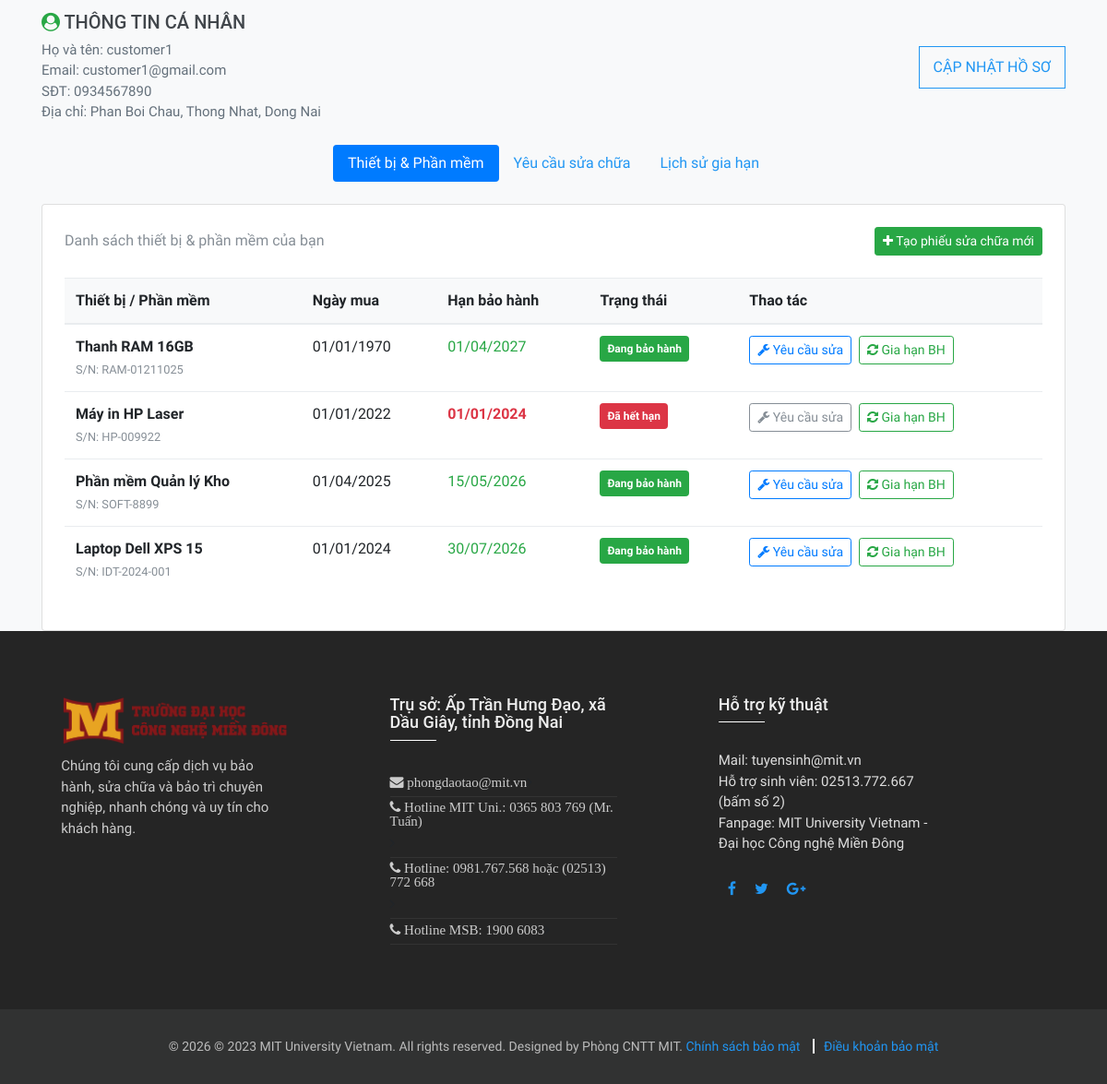
/frontend/khachhang.php (signed in, lower part), run on an earlier commit of the app's database.
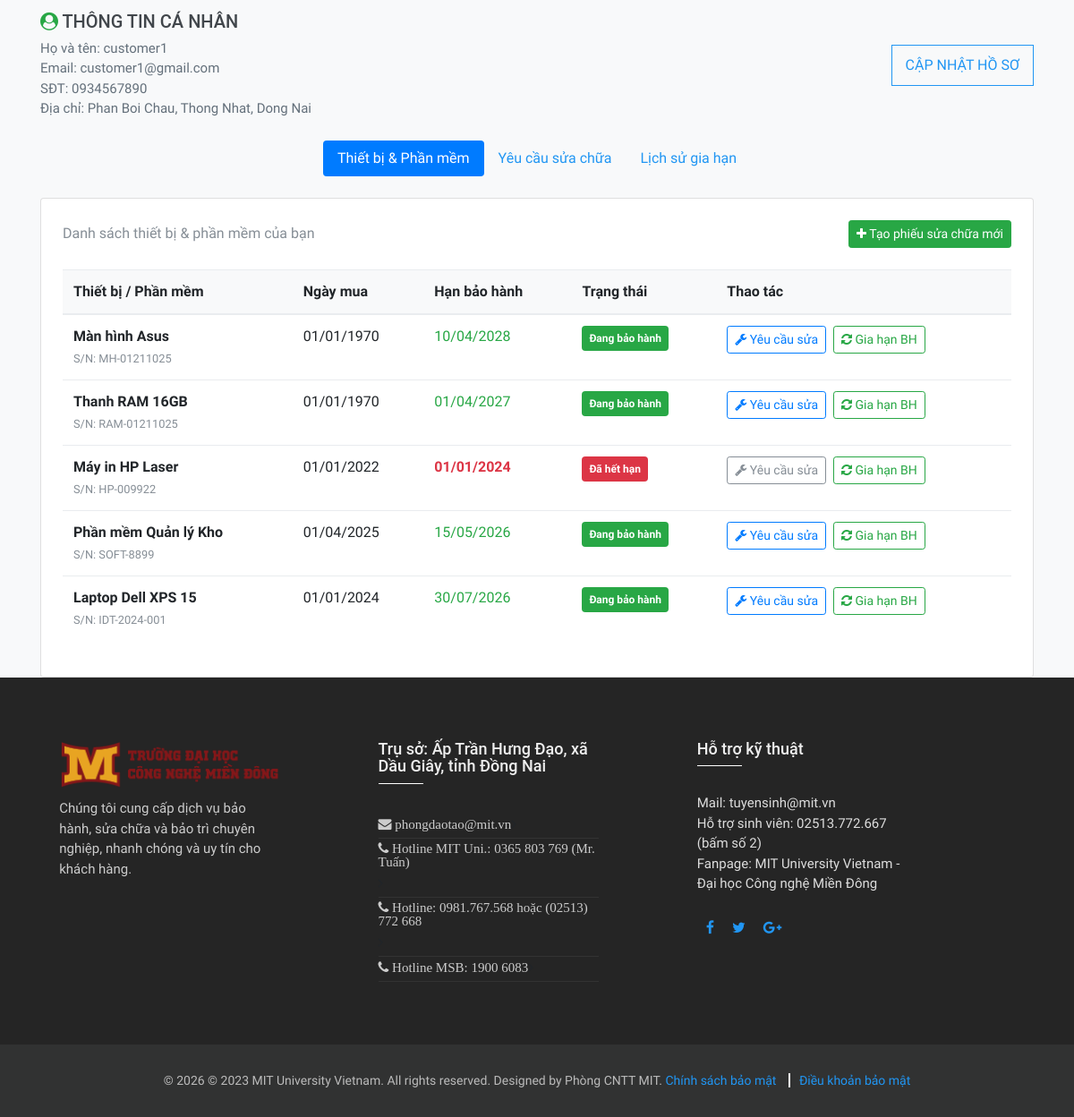
And on a later commit of the database.
### tables this page shows
CREATE TABLE `devices` (
  `id` int(11) NOT NULL,
  `name` varchar(150) NOT NULL,
  `serial_number` varchar(100) DEFAULT NULL,
  `customer_id` int(11) DEFAULT NULL,
  `type` enum('hardware','software') NOT NULL,
  `warranty_start_date` date DEFAULT NULL,
  `warranty_end_date` date DEFAULT NULL,
  `status` enum('active','expired','repairing') DEFAULT 'active',
  `created_at` timestamp NOT NULL DEFAULT current_timestamp(),
  `updated_at` timestamp NOT NULL DEFAULT current_timestamp() ON UPDATE current_timestamp()
);

### frontend/khachhang.php (the view, shortened to what the changed rows need)
<?php
require_once "../backend/config/database.php";
$customerId = $_SESSION['customer_id'];
$sql_dev = "SELECT * FROM devices WHERE customer_id = ? ORDER BY id DESC";
$stmt_dev = mysqli_prepare($conn, $sql_dev);
mysqli_stmt_bind_param($stmt_dev, "i", $customerId);
mysqli_stmt_execute($stmt_dev);
$devices = mysqli_fetch_all(mysqli_stmt_get_result($stmt_dev), MYSQLI_ASSOC);
?>
<!DOCTYPE html>
<html lang="vi">
<head>
  <link href="css/bootstrap/bootstrap.min.css" rel="stylesheet">
  <link rel="stylesheet" href="font-awesome-4.7.0/css/font-awesome.min.css">
  <link rel="stylesheet" href="css/animate/animate.min.css">
  <link rel="stylesheet" href="css/owl-carousel/owl.carousel.min.css">
  <link rel="stylesheet" href="css/owl-carousel/owl.theme.default.min.css">
  <link rel="stylesheet" href="css/style.css">
</head>
<body class="bg-light">
<section id="customer-dashboard" class="bg-light">
    <div class="container">
        <div class="tab-content" id="pills-tabContent">
            <div class="tab-pane fade show active" id="pills-devices" role="tabpanel">
                <div class="card card-dashboard p-4 bg-white">
                    <table class="table table-hover mt-2">
                        <thead class="bg-light">
                            <tr>
                                <th>Thiết bị / Phần mềm</th>
                                <th>Ngày mua</th>
                                <th>Hạn bảo hành</th>
                                <th>Trạng thái</th>
                                <th>Thao tác</th>
                            </tr>
                        </thead>
                        <tbody>
                            <?php if(empty($devices)): ?>
                                <tr><td colspan="5" class="text-center text-muted py-4">Bạn chưa có thiết bị hay phần mềm nào.</td></tr>
                            <?php else: ?>
                                <?php foreach($devices as $dev):
                                    $end_date = strtotime($dev['warranty_end_date']);
                                    $days_left = ($end_date - time()) / 86400;
                                    $date_class = 'text-success'; $status_text = 'Đang bảo hành'; $badge_class = 'badge-success';
                                    if ($days_left < 0) {
                                        $date_class = 'text-danger font-weight-bold'; $status_text = 'Đã hết hạn'; $badge_class = 'badge-danger';
                                    } elseif ($days_left <= 30) {
                                        $date_class = 'text-warning font-weight-bold'; $status_text = 'Sắp hết hạn'; $badge_class = 'badge-warning';
                                    }
                                ?>
                                <tr>
                                    <td>
                                        <strong><?= htmlspecialchars($dev['name']) ?></strong><br>
                                        <small class="text-muted">S/N: <?= htmlspecialchars($dev['serial_number']) ?></small>
                                    </td>
                                    <td><?= date('d/m/Y', strtotime($dev['warranty_start_date'])) ?></td>
                                    <td class="<?= $date_class ?>"><?= date('d/m/Y', $end_date) ?></td>
                                    <td><span class="badge <?= $badge_class ?> p-2"><?= $status_text ?></span></td>
                                    <td>
                                        <?php
                                            $is_expired_js = ($days_left < 0) ? 'true' : 'false';
                                            $btn_repair_class = ($days_left < 0) ? 'btn-outline-secondary' : 'btn-outline-primary';
                                        ?>
                                        <button class="btn btn-sm <?= $btn_repair_class ?> mr-1"
                                                onclick="openRepairModal(<?= $dev['id'] ?>, '<?= htmlspecialchars($dev['name']) ?>', <?= $is_expired_js ?>)">
                                            <i class="fa fa-wrench"></i> Yêu cầu sửa
                                        </button>
                                        <button class="btn btn-sm btn-outline-success"
                                                onclick="openWarrantyModal(<?= $dev['id'] ?>, '<?= htmlspecialchars($dev['name']) ?>', <?= $is_expired_js ?>)">
                                            <i class="fa fa-refresh"></i> Gia hạn BH
                                        </button>
                                    </td>
                                </tr>
                                <?php endforeach; ?>
                            <?php endif; ?>
                        </tbody>
                    </table>
                </div>
            </div>
        </div>
    </div>
</section>
<footer>
        <div id="footer-s1" class="footer-s1">
          <div class="footer">
            <div class="container-fluid" style="padding-right:80px;">
              <div class="row" style="margin:0; justify-content:flex-end;">
                <div class="col-md-3 col-sm-6" style="margin-right:80px;">
                  <div class="heading-footer"><h2>Trụ sở: Ấp Trần Hưng Đạo, xã Dầu Giây, tỉnh Đồng Nai</h2></div>
                </div>
                <div class="col-md-3 col-sm-6" style="margin-right:80px;">
                  <div class="heading-footer"><h2>Hỗ trợ kỹ thuật</h2></div>
                </div>
              </div>
            </div>
          </div>
        </div>
    </footer>
</body>
</html>

What changed in the data, as far as the page shows it:
added devices: name "Màn hình Asus", serial_number "MH-01211025", warranty_start_date "01/01/1970", warranty_end_date "10/04/2028", status_text "Đang bảo hành"
